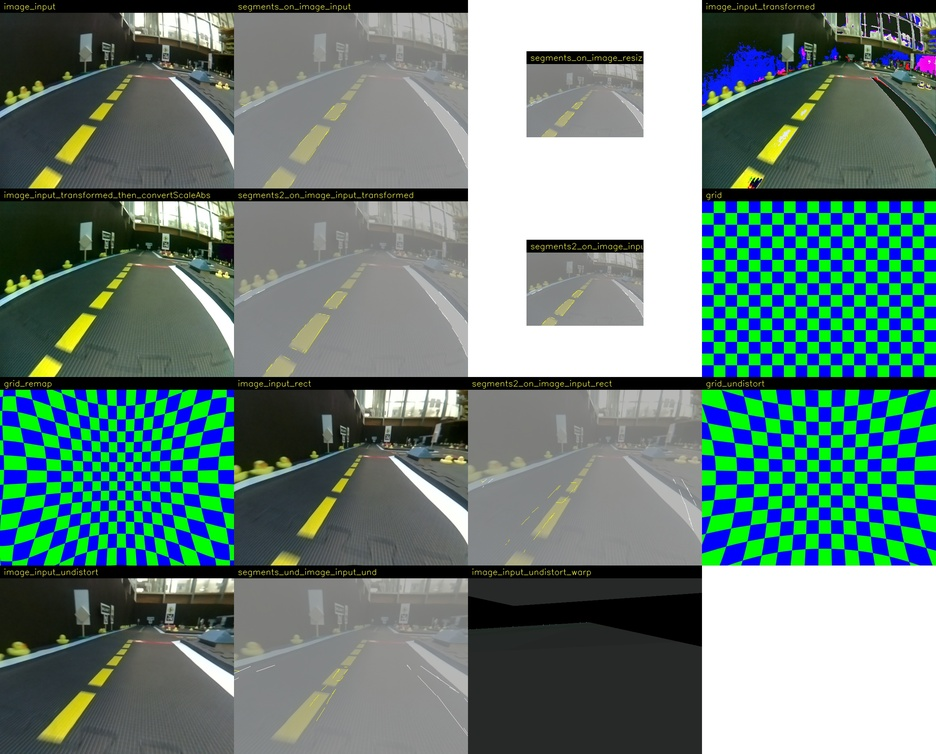
#> input picture evaluation_ws/src/complete_image_pipeline/frame2-all.jpg, 936 x 754 px, shrunk from 2560 x 2060 before the run
$ python -i simpleColorBalanceClass.py   (imports and definitions only)
#> lines starting #> are read from the running program, lines starting #| are printed output that depends on the picture
#!/usr/bin/env python3
import math

import cv2
import numpy as np

"""
This class represents a basic color balance algorithm. The routine 'thresholdAnalysis' finds the two thresholds
    based on an image and a cut-off percentage. The routine 'applyTrafo' takes either two thresholds from input or the
    class own thresholds amd applies the transform.
"""


class simpleColorBalanceClass:
    # initialize
    def __init__(self):
        self.ThLow = np.zeros(3, np.int16)
        self.ThLow.fill(-1)
        self.ThHi = np.zeros(3, np.int16)
        self.ThHi.fill(-1)
        self.halfPercent = -1
        print("Instance of simpleColorBalanceClass created.")

    def apply_mask(self, matrix, mask, fill_value):
        masked = np.ma.array(matrix, mask=mask, fill_value=fill_value)
        return masked.filled()

    def apply_threshold(self, matrix, low_value, high_value):
        low_mask = matrix < low_value
        matrix = self.apply_mask(matrix, low_mask, low_value)

        high_mask = matrix > high_value
        matrix = self.apply_mask(matrix, high_mask, high_value)

        return matrix

    def thresholdAnalysis(self, img, percent):
        self.halfPercent = percent / 200.0
        channels = cv2.split(img)

        for idx, channel in enumerate(channels):
            # find the low and high precentile values (based on the input percentile)
            height, width = channel.shape
            vec_size = width * height
            flat = channel.reshape(vec_size)
            # sort entries
            flat = np.sort(flat)
            n_cols = flat.shape[0]
            # calculate thresholds
            self.ThLow[idx] = flat[int(math.floor(n_cols * self.halfPercent))]
            self.ThHi[idx] = flat[int(math.ceil(n_cols * (1.0 - self.halfPercent)))]

        return self.ThLow, self.ThHi

    def applyTrafo(self, img, ThLow=[], ThHi=[]):
        if ThLow == [] and ThHi == []:
            ThLow = self.ThLow
            ThHi = self.ThHi
        channels = cv2.split(img)
        out_channels = []
        for idx, channel in enumerate(channels):
            # saturate below the low percentile and above the high percentile
            thresholded = self.apply_threshold(channel, ThLow[idx], ThHi[idx])
            normalized = cv2.normalize(thresholded, thresholded.copy(), 0, 255, cv2.NORM_MINMAX)
            out_channels.append(normalized)
        return cv2.merge(out_channels)

>>> import cv2
>>> picture = cv2.imread('../../../../../evaluation_ws/src/complete_image_pipeline/frame2-all.jpg')
#> picture is the input picture: shape (754, 936, 3); mean B, G, R 123.3, 128.1, 103.7
>>> result = simpleColorBalanceClass().applyTrafo(picture)
#> the loop in applyTrafo, `for idx, channel in enumerate(channels):` made 3 passes
#> pass 1, in apply_mask, `masked = np.ma.array(matrix, mask=mask, fill_value=fill_value)`:
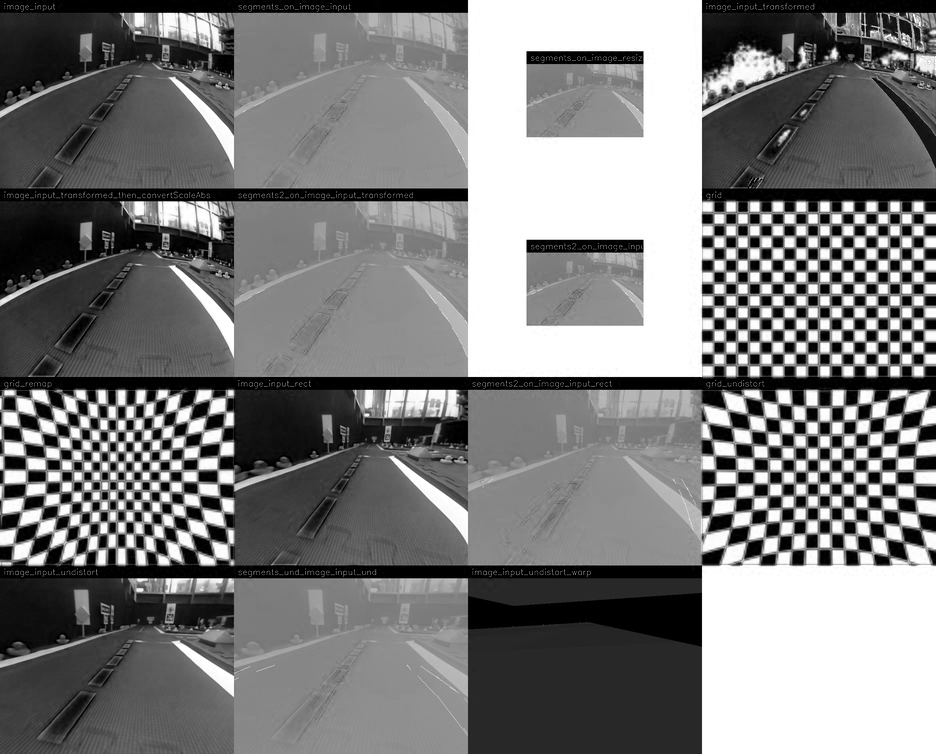
#> masked: shape (754, 936); min 0, max 255, mean 123.3
#> after the loop in applyTrafo, `for idx, channel in enumerate(channels):`: out_channels = 3 items
#> in applyTrafo, `return cv2.merge(out_channels)`: returned value: shape (754, 936, 3); every value is 0
